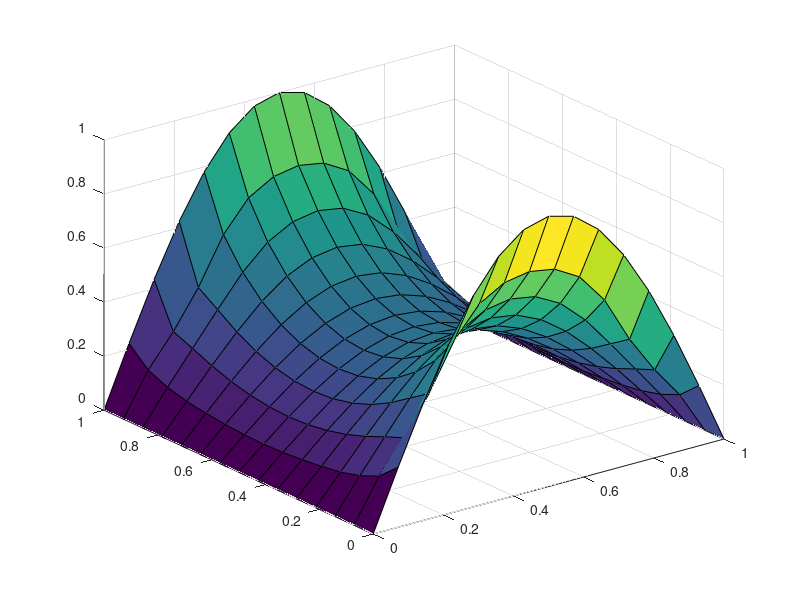

This figure's MATLAB source:
function bem_square
%BEM_SQUARE Lösung der Laplace-Gleichung auf einem Quadrat

% (0,1)     top      (1,1)
%      *------------*
%      |            |
%      |            |
% left |            | right
%      |            |
%      |            |
%      *------------*
% (0,0)    bottom    (1,0)

% Randwerte
u_bottom = @(x, y) sin(x*pi);
u_right = @(x, y) zeros(size(x));
u_top = @(x, y) sin(x*pi);
u_left = @(x, y) zeros(size(x));

n = 4;

%% Fundamentallösung
    function z = ustar(x, y, xi_x, xi_y)
        dist = sqrt((x-xi_x).^2 + (y-xi_y).^2);
        
        z = -1/(2*pi)*log(dist);
    end

    function z = dustar(x, y, xi_x, xi_y, n_x, n_y)
        diff_x = x-xi_x;
        diff_y = y-xi_y;
        
        dist = diff_x.^2 + diff_y.^2;
        
        z = -(diff_x.*n_x+diff_y.*n_y)./(2*pi*dist);
    end

%% LGS aufstellen und lösen
H = zeros(4*n,4*n);
G = zeros(4*n,4*n);
u = zeros(4*n, 1);
xi = zeros(4*n, 5);

for i=1:n
    width = 1/n;
    offset = width/2;
    
    t = offset+(i-1)*width;
    
    %              x y Seite   start     end
    xi(i,:)     = [t 0   1   t-offset t+offset];
    xi(n+i,:)   = [1 t   2   t-offset t+offset];
    xi(2*n+i,:) = [t 1   3   t-offset t+offset];
    xi(3*n+i,:) = [0 t   4   t-offset t+offset];
end

% Randwerte
for i=1:4*n
    side = xi(i, 3);
    
    switch side
        case 1
            u(i) = u_bottom(xi(i,1), xi(i,2));
        case 2
           u(i) = u_right(xi(i,1), xi(i,2));
        case 3
           u(i) = u_top(xi(i,1), xi(i,2));
        case 4
           u(i) = u_left(xi(i,1), xi(i,2));
    end
end

% Schleife über die Randpunkte
for i=1:4*n
    xi_x = xi(i, 1);
    xi_y = xi(i, 2);
    
    % Schleife über die Basisfunktionen
    for j = 1:4*n
        side = xi(j, 3);
        a = xi(j, 4);
        b = xi(j, 5);
        
        switch side
            case 1
                H(i,j) = quadgk(@(x) dustar(x, 0, xi_x, xi_y, 0, -1), a, b) ...
                    + (i == j) * (0.5*u_bottom(xi_x, xi_y));
                
                G(i,j) = quadgk(@(x) ustar(x, 0, xi_x, xi_y), a, b);
            case 2
                H(i,j) = quadgk(@(y) dustar(1, y, xi_x, xi_y, 1, 0), a, b) ... 
                    + (i == j) * (0.5*u_right(xi_x, xi_y));
                
                G(i,j) = quadgk(@(y) ustar(1, y, xi_x, xi_y), a, b);
            case 3
                H(i,j) = quadgk(@(x) dustar(x, 1, xi_x, xi_y, 0, 1), a, b) ...
                    + (i == j) * (0.5*u_top(xi_x, xi_y));
                
                G(i,j) = quadgk(@(x) ustar(x, 1, xi_x, xi_y), a, b);
            case 4
                H(i,j) = quadgk(@(y) dustar(0, y, xi_x, xi_y, -1, 0), a, b) ...
                    + (i == j) * (0.5*u_left(xi_x, xi_y));
                
                G(i,j) = quadgk(@(y) ustar(0, y, xi_x, xi_y), a, b);
        end
    end
end

q=G\(H*u);

%% Lösung für innere Punkte
np = 15;

[lx, ly] = meshgrid(linspace(0,1,np), linspace(0,1,np));

z = zeros(size(lx));

for i = 1:np
    z(i,1) = u_bottom(lx(i,1), ly(i,1));
    z(i,np) = u_top(lx(i,np), ly(i,np));
    
    z(1,i) = u_top(lx(1,i), ly(1,i));
    z(np,i) = u_bottom(lx(np,i), ly(np,i));
end
    
for i = 2:np-1
    for j = 2:np-1
        xi_x = lx(i, j);
        xi_y = ly(i, j);

        for k = 1:4*n
            side = xi(k, 3);
            a = xi(k, 4);
            b = xi(k, 5);
            
            switch side
                case 1
                    z(i,j) = z(i,j) + q(k) * quadgk(@(x) ustar(x, 0, xi_x, xi_y), a, b) ...
                            - u(k) * quadgk(@(x) dustar(x, 0, xi_x, xi_y,  0, -1), a, b);
                case 2
                    z(i,j) = z(i,j) + q(k) * quadgk(@(y) ustar(1, y, xi_x, xi_y), a, b) ...
                            - u(k) * quadgk(@(y) dustar(1, y, xi_x, xi_y,  1,  0), a, b);
                case 3
                    z(i,j) = z(i,j) + q(k) * quadgk(@(x) ustar(x, 1, xi_x, xi_y), a, b) ...
                            - u(k) * quadgk(@(x) dustar(x, 1, xi_x, xi_y,  0,  1), a, b);
                case 4
                    z(i,j) = z(i,j) + q(k) * quadgk(@(y) ustar(0, y, xi_x, xi_y), a, b) ...
                            - u(k) * quadgk(@(y) dustar(0, y, xi_x, xi_y, -1,  0), a, b);
            end
        end
    end
end

surf(lx, ly, z);

end

